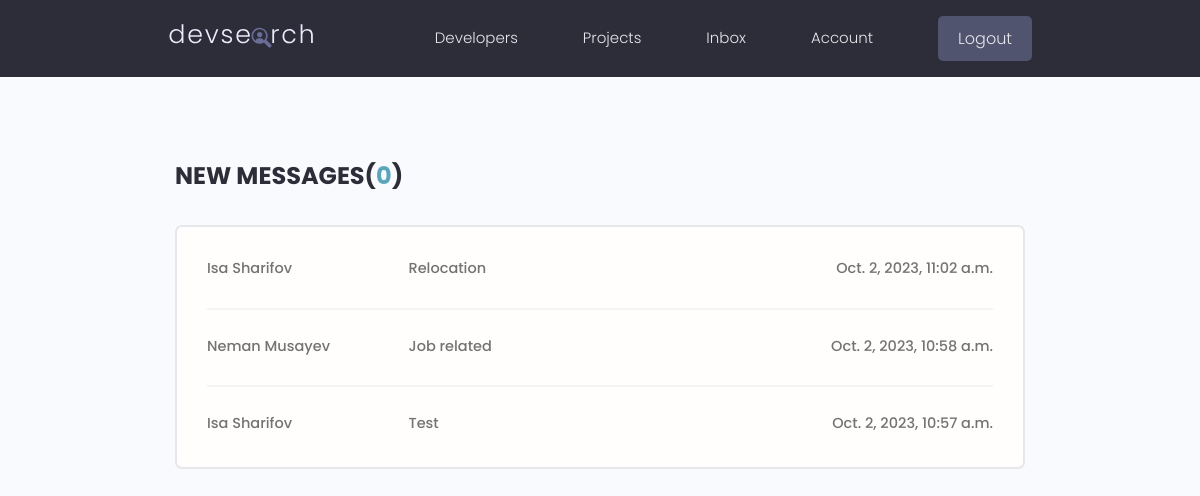
The page /inbox/ (signed in) on the database as committed earlier.
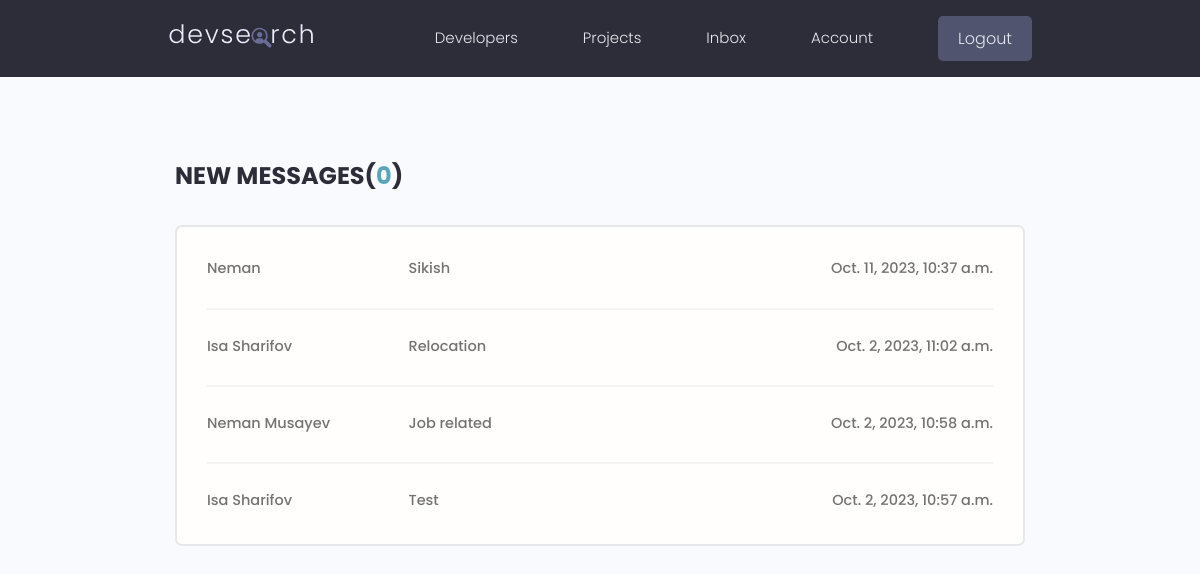
The same page on the database as committed later.
### users/models.py (models this page shows, shortened)
class Message(models.Model):
    sender = models.ForeignKey(Profile, on_delete=models.SET_NULL, null=True, blank=True)
    recipient = models.ForeignKey(Profile, on_delete=models.SET_NULL, null=True, blank=True, related_name="messages")
    name = models.CharField(max_length=200, null=True, blank=True)
    email = models.EmailField(max_length=200, null=True, blank=True)
    subject = models.CharField(max_length=200, null=True, blank=True)
    body = models.TextField()
    is_read = models.BooleanField(default=False)
    message_read_date = models.DateTimeField(null=True, blank=True)
    created = models.DateTimeField(auto_now_add=True, null=True, blank=True)
    id = models.UUIDField(default=uuid.uuid4, unique=True, primary_key=True, editable=False)
    class Meta:
        ordering = ['is_read', '-created']

### users/views.py (the view)
# urls.py: path('inbox/', views.inbox, name="inbox"),
@login_required(login_url='login')
def inbox(request):
    profile = request.user.profile
    messageRequests = profile.messages.all()
    unreadCount = messageRequests.filter(is_read=False).count()
    context = {'messageRequests':messageRequests, 'unreadCount':unreadCount}
    return render(request, 'users/inbox.html', context=context)

### users/templates/users/inbox.html
{% extends "main.html" %}
{% block content %}
  <main class="inbox my-xl">
    <div class="content-box">
      <h3 class="inbox__title">New Messages(<span>{{unreadCount}}</span>)</h3>
      <ul class="messages">
        {% for message in messageRequests %}
          {% if message.is_read == False %}
            <li class="message message--unread">
          {% else %}
            <li class="message">
          {% endif %}
              <a href="{% url 'message' message.id %}">
                <span class="message__author">{{message.name}}</span>
                <span class="message__subject">{{message.subject}}</span>
                <span class="message__date">{{message.created}}</span>
              </a>
            </li>
        {% endfor %}
      </ul>
    </div>
  </main>
{% endblock content %}

Rows that differ between the two databases and show on the page:
added Message: name "Neman", subject "Sikish", created "Oct. 11, 2023, 10:37 a.m."
